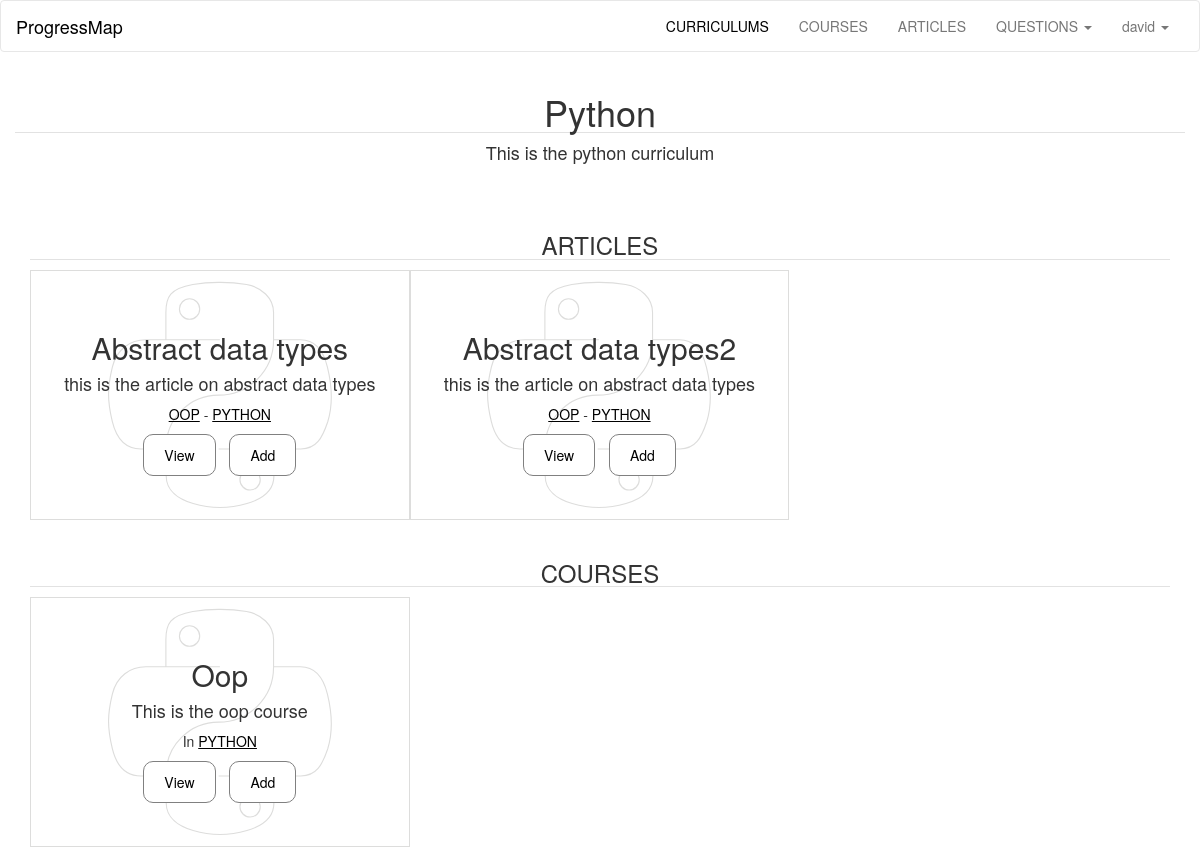
The page /curriculums/python (signed in) on the database its author committed.
### progressMap/models.py (models this page shows, shortened)
class User(db.Model, UserMixin):
	id = db.Column(db.Integer, primary_key = True)
	username = db.Column(db.String(40), unique = True)
	email = db.Column(db.String(120), unique = True)
	password_hash = db.Column(db.String)
	articles =  db.relationship('Articles', backref='user', lazy='dynamic')
	courses =  db.relationship('Courses', backref='user', lazy='dynamic')
	curriculums =  db.relationship('Curriculums', backref='user', lazy='dynamic')
	questions = db.relationship('Questions', backref='user', lazy='dynamic')
	comments = db.relationship('Comments', backref='user', lazy='dynamic')
	completed = db.relationship('Completed', backref='user', lazy='dynamic')
	allContent = db.relationship('AllContent', backref='user', lazy='dynamic')
	@property
	def password(self):
		raise AttributeError('password: write-only field')
	def __repr__(self):
		return '<User %s>' %self.username

class Curriculums(db.Model):
	id  = db.Column(db.Integer, primary_key = True)
	title = db.Column(db.String(300), nullable=False)
	description = db.Column(db.Text, nullable=False)
	articles =  db.relationship('Articles', backref='curriculum', lazy='dynamic')
	courses =  db.relationship('Courses', backref='curriculum', lazy='dynamic')
	user_id = db.Column(db.Integer, db.ForeignKey('user.id'), nullable=False)

class Articles(db.Model):
	id  = db.Column(db.Integer, primary_key = True)
	title = db.Column(db.String(300), nullable=False)
	description = db.Column(db.Text, nullable=False)
	questions = db.relationship('Questions', backref='article', lazy='dynamic')
	allContent = db.relationship('AllContent', backref='article', lazy='dynamic')
	user_id = db.Column(db.Integer, db.ForeignKey('user.id'), nullable=False)
	course_id = db.Column(db.Integer, db.ForeignKey('courses.id'), nullable=False)
	curriculum_id = db.Column(db.Integer, db.ForeignKey('curriculums.id'), nullable=False)

class Courses(db.Model):
	id  = db.Column(db.Integer, primary_key = True)
	title = db.Column(db.String(300), nullable=False)
	description = db.Column(db.Text, nullable=False)
	articles =  db.relationship('Articles', backref='course', lazy='dynamic')
	user_id = db.Column(db.Integer, db.ForeignKey('user.id'), nullable=False)
	curriculum_id = db.Column(db.Integer, db.ForeignKey('curriculums.id'), nullable=False)

### progressMap/curriculums/views.py (the view)
@curriculums.route('/', defaults={'page': 'all'})
@curriculums.route('/<page>')
def show(page):
	if page == 'all':
		curriculumList = models.getFromDb(models.Curriculums, 6)
		return render_template('curriculums.html', curriculumList=curriculumList)
	elif page == models.getByTitle(models.Curriculums, page).title:
		curriculum = models.getByTitle(models.Curriculums, page)
		return render_template('showCurriculum.html', curriculum=curriculum)
	else:
		abort(404)

### progressMap/main/views.py (called while the page is built)
@login_manager.user_loader
def load_user(userid):
	return models.User.query.get(int(userid))

### progressMap/models.py (called while the page is built)
def getByTitle(className, titleName):
		return className.query.filter_by(title=titleName).first_or_404()

### progressMap/templates/showCurriculum.html (shortened to what this page needs)
{% extends "base.html" %}
{% block curriculums_link %}
<li><a class="active" href="{{ url_for('curriculums.show')}}">CURRICULUMS</a></li>
{% endblock %}
{% block content %}
<section class="container-fluid content">
<section class="text-center">
<h1 class="b-down">{{ curriculum.title.capitalize() }}</h1>
<h4>{{ curriculum.description }}</h4>
</section>
<br /><br />
<section class="container-fluid content">
<h3 class="b-down text-center">ARTICLES</h3>
	{% for article in curriculum.articles%}
	<section class="text-center tile">
		<article class="title {{curriculum.title}}">
			<br /><br /><br />
			<h2 style="margin-top: 0px;">{{article.title.capitalize()}}</h2>
			<h4 class="desc">
				{{article.description}}
			</h4>
			<p class="date underline">
				<a href="{{ url_for('courses.show', page=article.course.title)}}">{{ article.course.title.upper() }}</a> -
				<a href="{{ url_for('curriculums.show', page=article.curriculum.title)}}">{{ article.curriculum.title.upper() }}</a>
			</p>
			<a class="linkButton" href="{{ url_for('articles.show', page=article.title)}}">
			<button class="button">View</button>
			</a>
			<a class="linkButton" href="{{ url_for('user.addArticleContent', username=current_user, articleName=article.title, id=article.id, endPoint='curriculums', path=article.curriculum.title)}}">
				<button class="button">Add</button>
			</a>
		</article>
	</section>
	{% else %}
	<h4 class="text-center">No article has been added yet.</h4>
	{% endfor %}
</section>
<br />
<section class="container-fluid content">
<h3 class="b-down text-center">COURSES</h3>
	{% for course in curriculum.courses %}
	<section class="text-center tile">
		<article class="title {{curriculum.title}}">
			<br /><br /><br />
			<h2 style="margin-top: 0px;">{{course.title.capitalize()}}</h2>
			<h4 class="desc">
				{{course.description}}
			</h4>
			<p class="date underline">
				In <a href="{{ url_for('curriculums.show', page=course.curriculum.title)}}">{{ course.curriculum.title.upper() }}</a>
			</p>
			<a class="linkButton" href="{{ url_for('courses.show', page=course.title)}}">
			<button class="button">View</button>
			</a>
			<a class="linkButton" href="#">
				<button class="button">Add</button>
			</a>
		</article>
	</section>
	{% else %}
	<h4 class="text-center">No course has been added yet.</h4>
	{% endfor %}
</section>
</section>
{% endblock %}

### progressMap/templates/base.html (shortened to what this page needs)
<!doctype html>
<html>
<head>
	<link rel="stylesheet" href="{{ url_for('static', filename='css/bootstrap.min.css') }}">
	<link rel='stylesheet' href="{{ url_for('static', filename='css/main.css') }}">
</head>
<body>
	<nav class="navbar navbar-default">
		<div class="container-fluid">
			<div class="navbar-header">
				<a class="navbar-brand active" href="{{ url_for('main.show', page='map') }}">
					ProgressMap
				</a>
			</div>
			<div class="collapse navbar-collapse" id="myNavbar">
				<ul class="nav navbar-nav navbar-right nav-items text-center">
					{% block curriculums_link %}{% endblock %}
					{% block courses_link %}
  					<li><a href="{{ url_for('courses.show')}}">COURSES</a></li>
					{% endblock %}
					{% block articles_link %}
  					<li><a href="{{ url_for('articles.show')}}">ARTICLES</a></li>
					{% endblock %}
					{% block questions_link %}
					<li class="dropdown">
                        <a class="dropdown-toggle" data-toggle="dropdown" href="#">QUESTIONS
                            <span class="caret"></span></a>
                    </li>
					{% endblock %}
					{% block user_link %}
					{% if current_user.is_authenticated %}
					<li class="dropdown">
                        <a class="dropdown-toggle" data-toggle="dropdown" href="#">{{current_user.username}}
                            <span class="caret"></span></a>
                    </li>
					{% else %}
					<li><a href="{{ url_for('main.show', page='login') }}">LOGIN</a>
					</li>
					{% endif %}
					{% endblock %}
				</ul>
			</div>
		</div>
	</nav>
	{% block content %}{% endblock %}
</body>
</html>

### progressMap/static/css/main.css (style rules this page uses)
a { color: black; text-decoration: none; }
a.linkButton { margin: 5px; }
.underline a { color: black; text-decoration: underline; }
.navbar-default .navbar-nav>li>a.active { color: black; }
.navbar-default { background-color: white; }
.navbar-default .navbar-brand { color: black; }
.button { padding: 10px 20px; border: 1px solid gray; border-radius: 10px; background-color: white; }
.content { background-color: white; }
@media screen and (min-width: 768px) { .tile { width: 33.3%; height: 250px; float: left; border: 1px solid #DDDDDC; } }
.python { background: url(/static/img/python.svg) no-repeat; }
.title { height: 100%; padding: 0; background-position: center; }
.b-down { border-bottom: 1px solid #e2e2e2; }

### rows shown on the page
User: username "david"
Curriculums: title "Python", description "This is the python curriculum"
Articles: title "Abstract data types", description "this is the article on abstract data types", course "OOP", curriculum "PYTHON"
Articles: title "Abstract data types2", description "this is the article on abstract data types", course "OOP", curriculum "PYTHON"
Courses: title "Oop", description "This is the oop course", curriculum "PYTHON"
